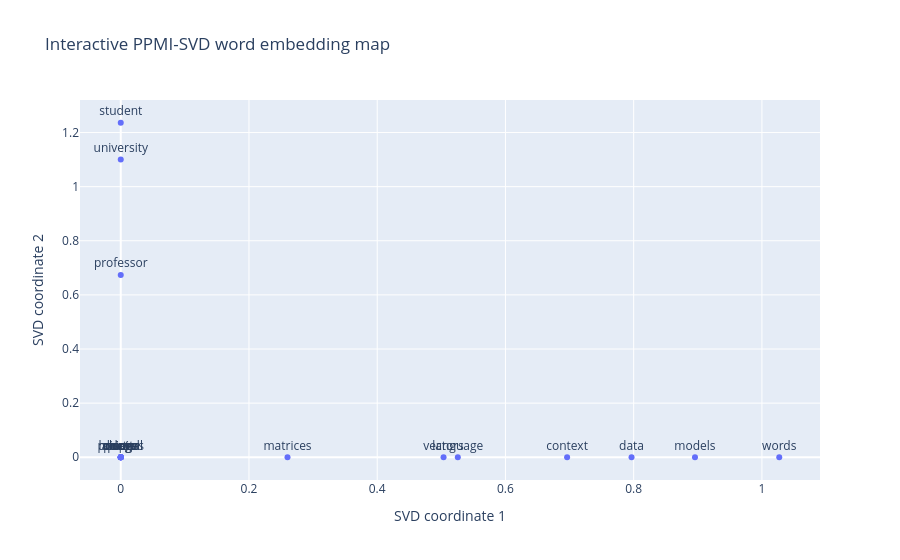

Write notebook code for a chart like this one.
### Markdown cell above
## Optional interactive Plotly visualization

The following cell creates a hoverable scatter plot in Colab.

### Code cell
try:
    import plotly.express as px
    plot_df = emb2_df.loc[plot_words].reset_index().rename(columns={"index": "word"})
    fig = px.scatter(
        plot_df,
        x="z1",
        y="z2",
        text="word",
        hover_name="word",
        title="Interactive PPMI-SVD word embedding map"
    )
    fig.update_traces(textposition="top center")
    fig.update_layout(xaxis_title="SVD coordinate 1", yaxis_title="SVD coordinate 2")
    fig.show()
except Exception as e:
    print("Plotly visualization skipped:", e)

### Figure 1 — Plotly figure (JSON) as saved in the notebook; plotly's stock layout.template omitted (floating-point values rounded to 4 significant figures)
{"data": [{"hovertemplate": "<b>%{hovertext}</b><br><br>z1=%{x}<br>z2=%{y}<br>word=%{text}<extra></extra>", "hovertext": ["language", "models", "words", "context", "vectors", "matrices", "data", "student", "professor", "university", "doctor", "nurse", "hospital", "king", "queen", "prince", "princess", "cat", "dog", "animal"], "legendgroup": "", "marker": {"color": "#636efa", "symbol": "circle"}, "mode": "markers+text", "name": "", "orientation": "v", "showlegend": false, "text": ["language", "models", "words", "context", "vectors", "matrices", "data", "student", "professor", "university", "doctor", "nurse", "hospital", "king", "queen", "prince", "princess", "cat", "dog", "animal"], "textposition": "top center", "type": "scatter", "x": [0.5257, 0.8956, 1.027, 0.6962, 0.5035, 0.2601, 0.7967, -4.912e-20, -2.209e-20, -2.763e-20, -6.025e-21, -7.894e-21, -1.542e-20, -3.127e-25, -4.71e-25, -7.585e-25, -7.701e-25, 2.565e-17, -6.9e-17, -2.052e-16], "xaxis": "x", "y": [-1.366e-16, 6.533e-16, -3.518e-16, 3.275e-17, -1.005e-16, 5.025e-17, 2.752e-17, 1.236, 0.6733, 1.1, 6.824e-17, 9.355e-18, -6.938e-17, -7.131e-17, -9.767e-17, -1.234e-16, -1.459e-16, 2.499e-15, 3.196e-15, 4.041e-15], "yaxis": "y"}], "layout": {"legend": {"tracegroupgap": 0}, "title": {"text": "Interactive PPMI-SVD word embedding map"}, "xaxis": {"anchor": "y", "domain": [0.0, 1.0], "title": {"text": "SVD coordinate 1"}}, "yaxis": {"anchor": "x", "domain": [0.0, 1.0], "title": {"text": "SVD coordinate 2"}}}}
